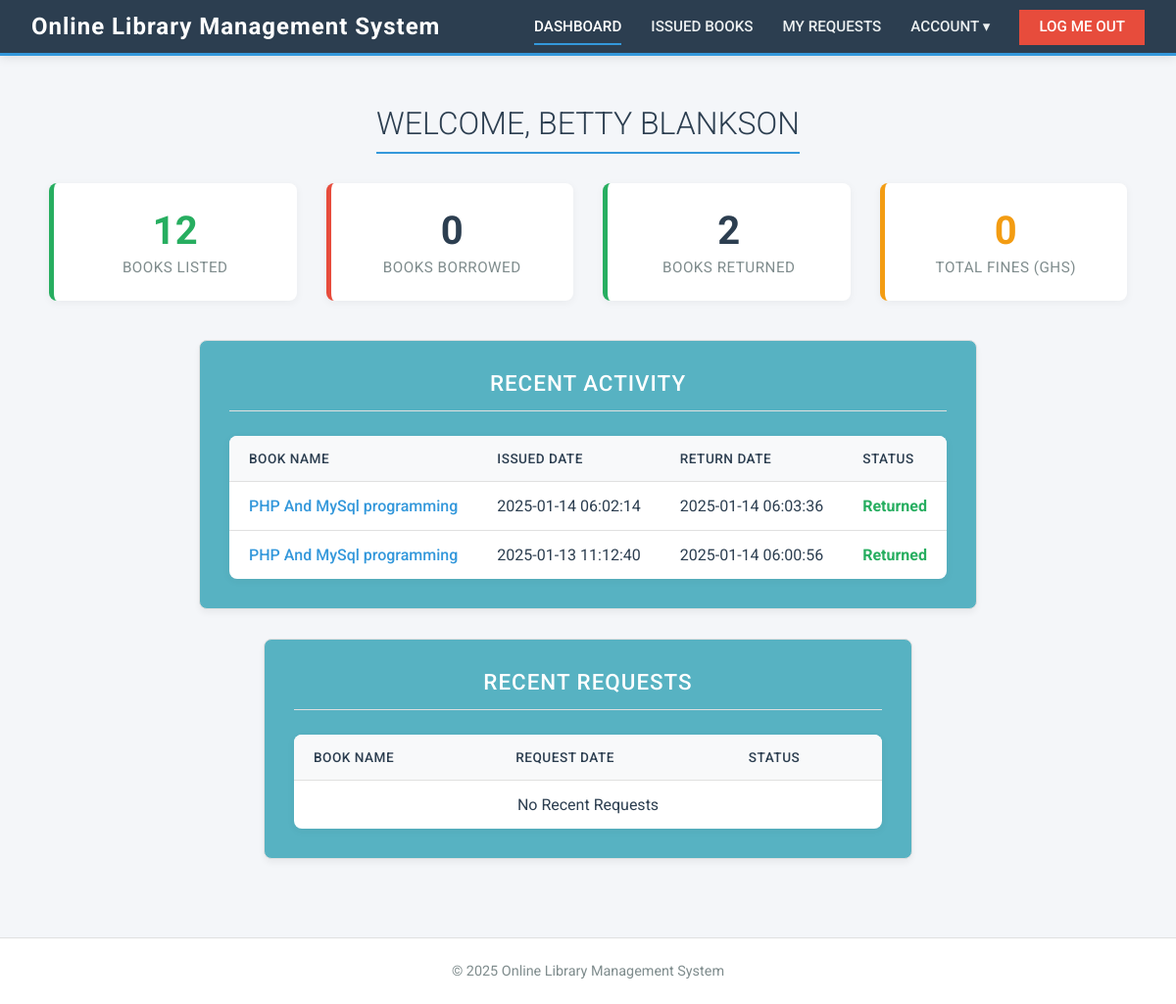
Page /library/dashboard.php (signed in) on the committed database.
### tables this page shows
CREATE TABLE `tblstudents` (
  `id` int(11) NOT NULL,
  `StudentId` varchar(100) DEFAULT NULL,
  `FullName` varchar(120) DEFAULT NULL,
  `EmailId` varchar(120) DEFAULT NULL,
  `MobileNumber` char(11) DEFAULT NULL,
  `Password` varchar(120) DEFAULT NULL,
  `Status` int(1) DEFAULT NULL,
  `RegDate` timestamp NULL DEFAULT current_timestamp(),
  `UpdationDate` timestamp NULL DEFAULT NULL ON UPDATE current_timestamp()
);

CREATE TABLE `tblissuedbookdetails` (
  `id` int(11) NOT NULL,
  `BookId` int(11) DEFAULT NULL,
  `StudentID` varchar(150) DEFAULT NULL,
  `IssuesDate` timestamp NULL DEFAULT current_timestamp(),
  `ReturnDate` timestamp NULL DEFAULT NULL ON UPDATE current_timestamp(),
  `ReturnStatus` int(1) DEFAULT NULL,
  `fine` int(11) DEFAULT NULL,
  `remark` mediumtext NOT NULL
);

CREATE TABLE `tblbooks` (
  `id` int(11) NOT NULL,
  `BookName` varchar(255) DEFAULT NULL,
  `CatId` int(11) DEFAULT NULL,
  `AuthorId` int(11) DEFAULT NULL,
  `ISBNNumber` varchar(25) DEFAULT NULL,
  `BookPrice` decimal(10,2) DEFAULT NULL,
  `bookImage` varchar(250) NOT NULL,
  `isIssued` int(1) DEFAULT NULL,
  `RegDate` timestamp NULL DEFAULT current_timestamp(),
  `UpdationDate` timestamp NULL DEFAULT NULL ON UPDATE current_timestamp(),
  `bookQty` int(11) DEFAULT NULL
);

### library/dashboard.php (the view, shortened to what this page needs)
<?php
include('../includes/config.php');
if (strlen($_SESSION['login']) == 0) {
    header('location:landingpage.php');
} else {
?>
<?php include('../includes/header.php');?>
<div class="content-wrapper">
    <div class="container">
        <div class="heading">
            <?php
                $sid = $_SESSION['stdid'];
                $sql_name = "SELECT FullName FROM tblstudents WHERE StudentId=:sid";
                $query_name = $dbh->prepare($sql_name);
                $query_name->bindParam(':sid', $sid, PDO::PARAM_STR);
                $query_name->execute();
                $result_name = $query_name->fetch(PDO::FETCH_OBJ);
                $studentName = $result_name->FullName;
            ?>
            <span class="form-header">WELCOME, <?php echo htmlentities(strtoupper($studentName)); ?></span>
        </div>
        <div class="dashboard-grid">
            <?php
                $sql = "SELECT id from tblbooks";
                $query = $dbh->prepare($sql);
                $query->execute();
                $listdbooks = $query->rowCount();
            ?>
            <a href="listed-books.php" class="stat-card" style="text-decoration:none; display:block; border-left: 5px solid var(--accent-color);">
                <h3 style="color: var(--accent-color);"><?php echo htmlentities($listdbooks);?></h3>
                <p>Books Listed</p>
            </a>
            <?php
                $rsts = 0;
                $sql2 = "SELECT id from tblissuedbookdetails where StudentID=:sid and (ReturnStatus=:rsts OR ReturnStatus IS NULL || ReturnStatus='')";
                $query2 = $dbh->prepare($sql2);
                $query2->bindParam(':sid', $sid, PDO::PARAM_STR);
                $query2->bindParam(':rsts', $rsts, PDO::PARAM_STR);
                $query2->execute();
                $borrowedBooks = $query2->rowCount();
            ?>
            <div class="stat-card danger">
                <h3><?php echo htmlentities($borrowedBooks);?></h3>
                <p>Books Borrowed</p>
            </div>
            <?php
                $rsts_ret = 1;
                $sql3 = "SELECT id from tblissuedbookdetails where StudentID=:sid and ReturnStatus=:rsts";
                $query3 = $dbh->prepare($sql3);
                $query3->bindParam(':sid', $sid, PDO::PARAM_STR);
                $query3->bindParam(':rsts', $rsts_ret, PDO::PARAM_STR);
                $query3->execute();
                $returnedBooks = $query3->rowCount();
            ?>
            <div class="stat-card success">
                <h3><?php echo htmlentities($returnedBooks);?></h3>
                <p>Books Returned</p>
            </div>
            <?php
                $totalFine = 0;
            ?>
            <div class="stat-card" style="border-left-color: #f39c12;">
                <h3 style="color: #f39c12;"><?php echo htmlentities($totalFine);?></h3>
                <p>Total Fines (GHS)</p>
            </div>
        </div>
        <div class="panel">
            <div class="panel-heading">RECENT ACTIVITY</div>
            <div class="panel-body" style="padding: 0;">
                <table class="dashboard-table">
                    <thead>
                        <tr>
                            <th>Book Name</th>
                            <th>Issued Date</th>
                            <th>Return Date</th>
                            <th>Status</th>
                        </tr>
                    </thead>
                    <tbody>
                        <?php
                            $sql = "SELECT tblbooks.BookName,tblissuedbookdetails.IssuesDate,tblissuedbookdetails.ReturnDate,tblissuedbookdetails.ReturnStatus,tblissuedbookdetails.id as rid from tblissuedbookdetails join tblbooks on tblbooks.id=tblissuedbookdetails.BookId where tblissuedbookdetails.StudentID=:sid order by tblissuedbookdetails.id desc limit 5";
                            $query = $dbh->prepare($sql);
                            $query->bindParam(':sid', $sid, PDO::PARAM_STR);
                            $query->execute();
                            $results = $query->fetchAll(PDO::FETCH_OBJ);
                            if ($query->rowCount() > 0) {
                                foreach ($results as $result) { ?>
                                <tr>
                                    <td style="font-weight: 500; color: #3498db;"><?php echo htmlentities($result->BookName);?></td>
                                    <td><?php echo htmlentities($result->IssuesDate);?></td>
                                    <td><?php if ($result->ReturnDate == "") { echo '<span style="color: #e74c3c">Not Returned Yet</span>'; } else { echo htmlentities($result->ReturnDate); } ?></td>
                                    <td>
                                        <?php if ($result->ReturnStatus == 1) {
                                            echo '<span style="color: var(--accent-color); font-weight: bold;">Returned</span>';
                                        } else {
                                            echo '<span style="color: var(--secondary-color); font-weight: bold;">Issued</span>';
                                        }
                                        ?>
                                    </td>
                                </tr>
                         <?php }
                            } else { ?>
                                <tr>
                                    <td colspan="4" style="text-align: center; color: #7f8c8d;">No recent activity found.</td>
                                </tr>
                         <?php } ?>
                    </tbody>
                </table>
            </div>
        </div>
        <div class="panel" style="margin-top: 30px;">
            <div class="panel-heading">RECENT REQUESTS</div>
            <div class="panel-body" style="padding: 0;">
                <table class="dashboard-table">
                    <thead>
                        <tr>
                            <th>Book Name</th>
                            <th>Request Date</th>
                            <th>Status</th>
                        </tr>
                    </thead>
                    <tbody>
                        <?php
                            $sql_req = "SELECT tblbooks.BookName,tblrequests.RequestDate,tblrequests.Status from tblrequests join tblbooks on tblbooks.id=tblrequests.BookId where tblrequests.StudentId=:sid order by tblrequests.id desc limit 5";
                            $query_req = $dbh->prepare($sql_req);
                            $query_req->bindParam(':sid', $sid, PDO::PARAM_STR);
                            $query_req->execute();
                            $results_req = $query_req->fetchAll(PDO::FETCH_OBJ);
                            if ($query_req->rowCount() > 0) {
                                foreach ($results_req as $res) { ?>
                                <tr>
                                    <td><?php echo htmlentities($res->BookName);?></td>
                                    <td><?php echo htmlentities($res->RequestDate);?></td>
                                    <td>
                                        <?php if($res->Status==0){ ?>
                                            <span style="background: #f39c12; color: white; padding: 3px 8px; border-radius: 4px; font-size: 0.8rem;">Pending</span>
                                        <?php } else if($res->Status==1) { ?>
                                            <span style="background: #27ae60; color: white; padding: 3px 8px; border-radius: 4px; font-size: 0.8rem;">Approved</span>
                                        <?php } else { ?>
                                            <span style="background: #e74c3c; color: white; padding: 3px 8px; border-radius: 4px; font-size: 0.8rem;">Declined</span>
                                        <?php } ?>
                                    </td>
                                </tr>
                            <?php }
                            } else { ?>
                                <tr><td colspan="3" style="text-align: center;">No Recent Requests</td></tr>
                            <?php } ?>
                    </tbody>
                </table>
            </div>
        </div>
    </div>
</div>
<?php include('../includes/footer.php');?>
<?php } ?>

### library/style.css (style rules this page uses)
:root { --bg-color: #f4f6f9; --navbar-bg: #2C3E50; --card-bg: #ffffff; --primary-color: #3498db; --primary-hover: #2980b9; --secondary-color: #e74c3c; --secondary-hover: #c0392b; --accent-color: #27ae60; --text-main: #2c3e50; --text-light: #7f8c8d; --border-color: #e0e0e0; }
* { box-sizing: border-box; margin: 0; padding: 0; }
body { font-family: 'Roboto', sans-serif; background-color: var(--bg-color); color: var(--text-main); min-height: 100vh; display: flex; flex-direction: column; overflow-x: hidden; }
a { text-decoration: none; color: var(--primary-color); transition: color 0.3s ease; }
.content-wrapper { flex: 1; padding: 50px 20px; display: flex; flex-direction: column; align-items: center; }
.container { width: 100%; max-width: 1100px; margin: 0 auto; }
.panel { background: var(--card-bg); background-color: #57b2c2; border: 1px solid var(--border-color); border-radius: 8px; padding: 30px; box-shadow: 0 4px 6px rgba(0, 0, 0, 0.05); max-width: fit-content; width: 600%; margin: 30px auto; animation: fadeIn 0.5s ease-out; overflow-x: auto; }
.panel-heading { border-bottom: 1px solid var(--border-color); padding-bottom: 15px; margin-bottom: 25px; font-size: 1.4rem; font-weight: 500; text-align: center; color: #fff; text-transform: uppercase; letter-spacing: 1px; }
.heading { text-align: center; margin-bottom: 30px; }
.form-header { font-size: 2rem; font-weight: 300; color: var(--text-main); text-shadow: none; letter-spacing: normal; border-bottom: 2px solid var(--primary-color); padding-bottom: 10px; display: inline-block; }
.dashboard-grid { display: grid; grid-template-columns: repeat(auto-fit, minmax(250px, 1fr)); gap: 30px; width: 100%; margin-bottom: 40px; }
.stat-card { background: #fff; padding: 25px; border-radius: 8px; box-shadow: 0 2px 8px rgba(0, 0, 0, 0.05); border-left: 5px solid var(--primary-color); text-align: center; transition: transform 0.2s ease; }
.stat-card h3 { font-size: 2.5rem; font-weight: 700; margin-bottom: 5px; color: var(--text-main); }
.stat-card p { color: var(--text-light); font-size: 0.95rem; text-transform: uppercase; letter-spacing: 0.5px; }
.stat-card.danger { border-left-color: var(--secondary-color); }
.stat-card.success { border-left-color: var(--accent-color); }
.dashboard-table { width: 100%; border-collapse: collapse; background: #fff; border-radius: 8px; overflow: hidden; box-shadow: 0 2px 8px rgba(0, 0, 0, 0.05); min-width: 600px; }
.dashboard-table th, .dashboard-table td { padding: 15px 20px; text-align: left; border-bottom: 1px solid var(--border-color); }
.dashboard-table th { background: #f8f9fa; font-weight: 500; color: var(--text-main); text-transform: uppercase; font-size: 0.85rem; letter-spacing: 0.5px; }
.dashboard-table tr:last-child td { border-bottom: none; }

### rows in the picture
tblstudents: FullName "BETTY BLANKSON"
tblissuedbookdetails: BookId.BookName "PHP And MySql programming", IssuesDate "2025-01-14 06:02:14", ReturnDate "2025-01-14 06:03:36", ReturnStatus "Returned"
tblissuedbookdetails: BookId.BookName "PHP And MySql programming", IssuesDate "2025-01-13 11:12:40", ReturnDate "2025-01-14 06:00:56", ReturnStatus "Returned"

### other values in the picture
$listdbooks "12"
$borrowedBooks "0"
$returnedBooks "2"
$totalFine "0"
